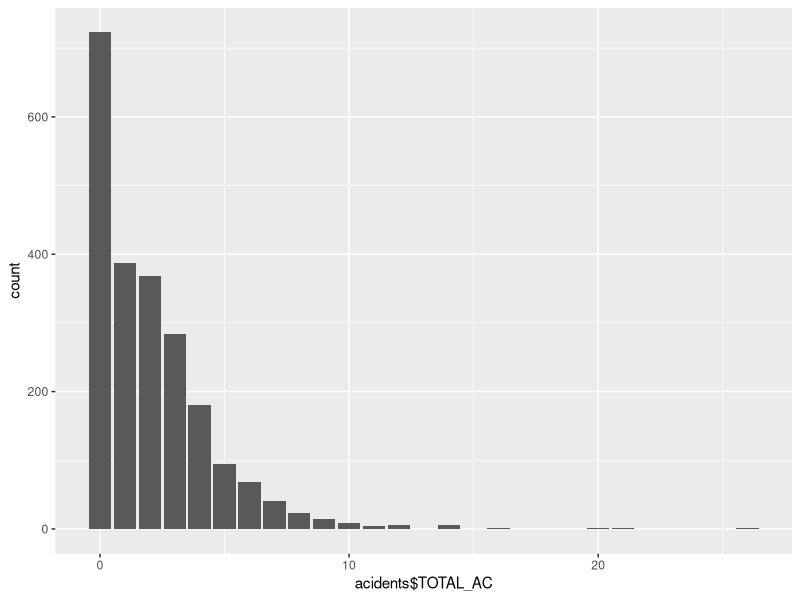
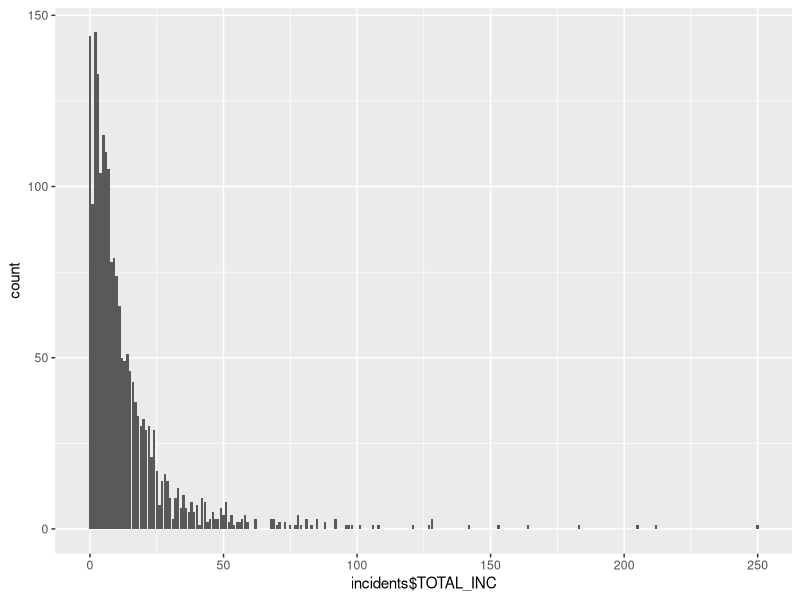
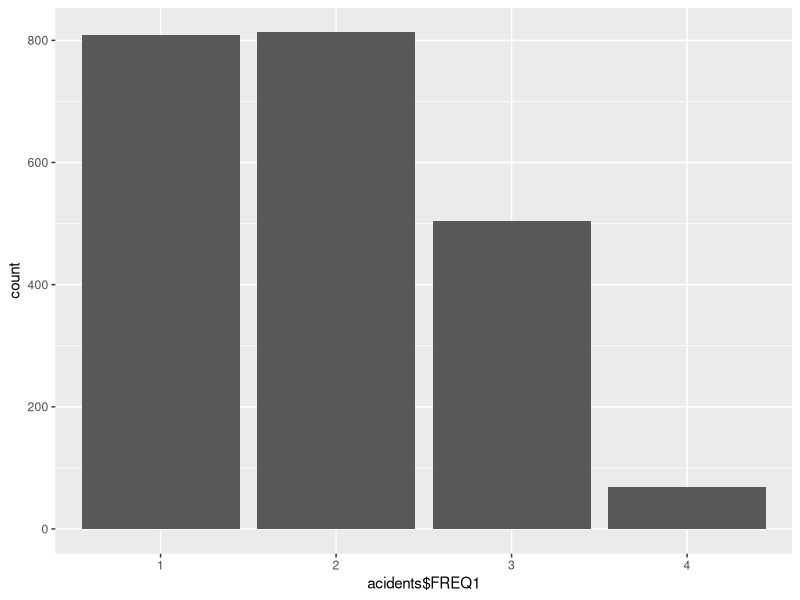
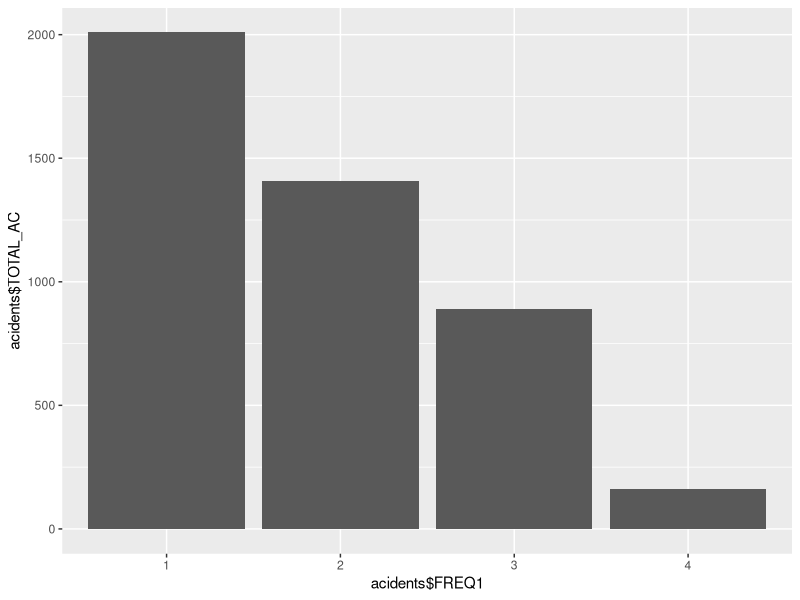
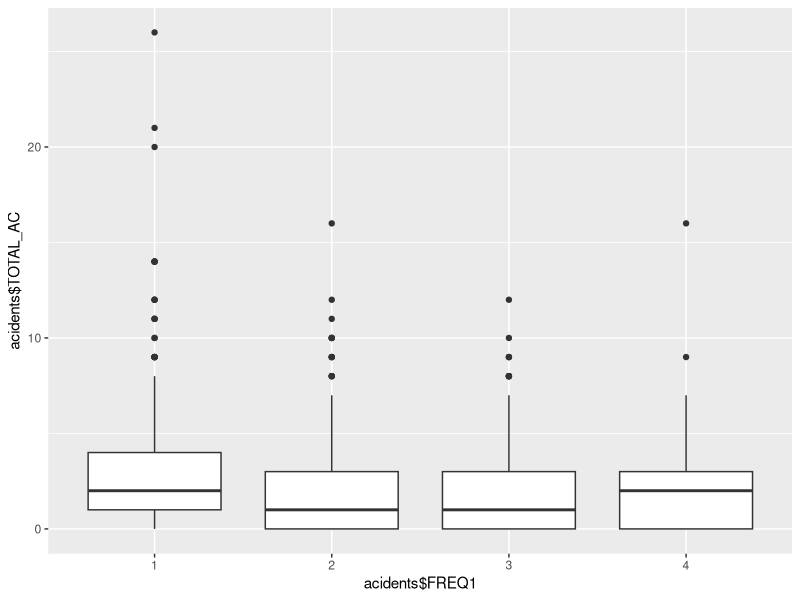
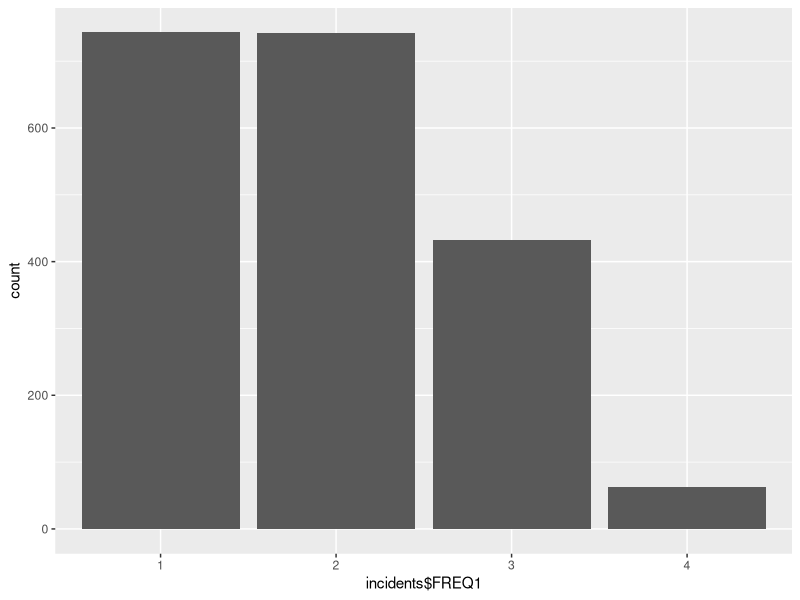
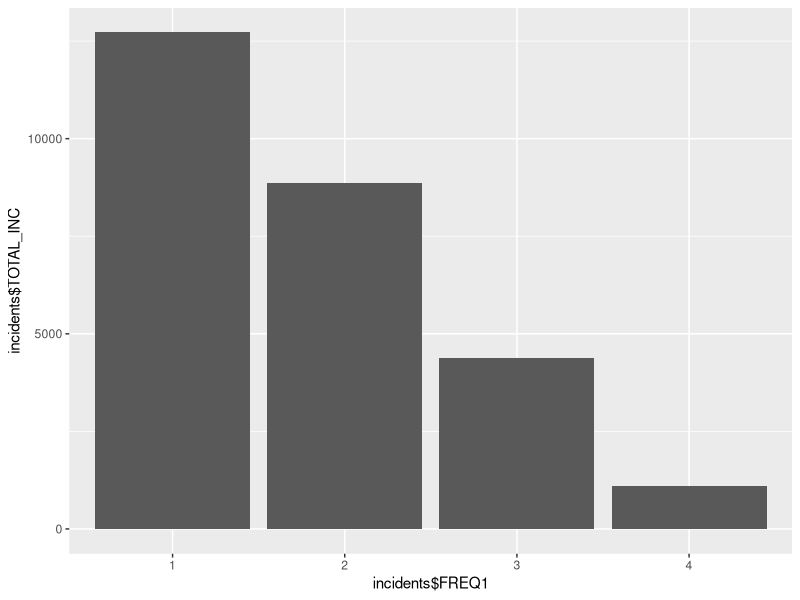
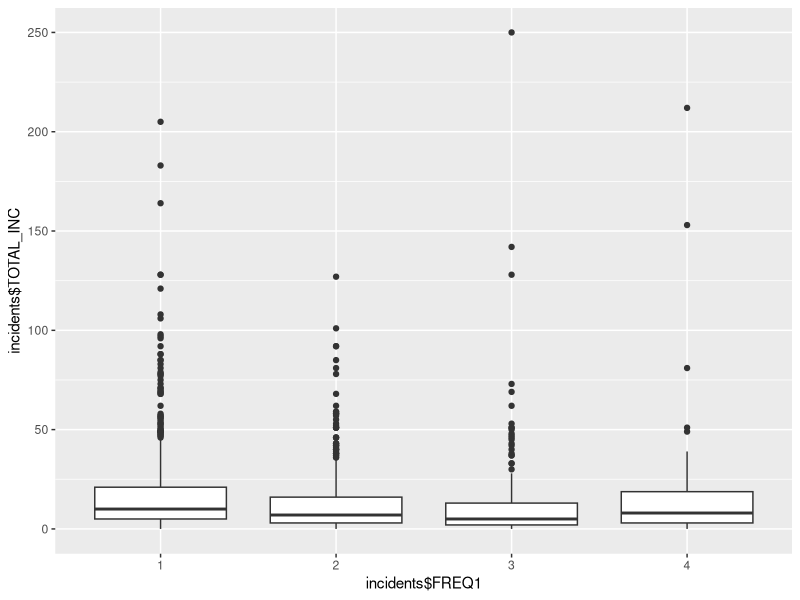

Source code (R) for these figures, in order:
library(tidyverse)

joined <- read.csv("prepared_data.csv", header = TRUE)
acidents  <- read.csv("BDD_ACCIDENTO_SUM_ACC.csv", header = TRUE)
incidents <- read.csv("BDD_INCIDENTO_SUM_INC.csv", header = TRUE)

#Transforming the missing values of the column TOTAL_AC, 
#corresponding to the people who did not have accidents, into 0
joined$TOTAL_AC[is.na(joined$TOTAL_AC)] <- 0
acidents$TOTAL_AC[is.na(acidents$TOTAL_AC)] <- 0


ggplot(acidents, mapping = aes(x=acidents$TOTAL_AC)) + geom_bar() #nb of people x nb of accidents 
  #Most people have never had an accident. Most of those who did had only 1 or 2 accidents.

ggplot(incidents, mapping = aes(x=incidents$TOTAL_INC)) + geom_bar() #nb of people x nb of incidents 

mean(acidents$TOTAL_AC) #2.051085
mean(incidents$TOTAL_INC) #13.70571


median(acidents$TOTAL_AC) #1
median(incidents$TOTAL_INC) #8

cor(joined$TOTAL_AC, joined$TOTAL_INC) # 0.04419411
  # The two variavles are not very correlated! This means that the number of incidents a person
  # has cannot predict the number of acidents they have!

# _________________ ANOVA FREQUENCY __________________________________________________________

#There is a problem with the structure of the file: some data is missplaced! We'll filter those instances out
acidents <- filter(acidents, acidents$FREQ1 < 5)

#Now we will tell R that the data is, in fact, categorical, and not an int
acidents$FREQ1 <- as.factor(acidents$FREQ1)
str(acidents$FREQ1)

# First we start by seeing how often the people use their motorcycles
ggplot(acidents, mapping = aes(x=acidents$FREQ1)) + geom_bar()
  # "We can see that the number of people that use it everyday is roughly the same as the number of people that use it 
  #   a couple of times a week"

#The total nulber of accidents by 
ggplot(acidents, mapping = aes(x=acidents$FREQ1, y=acidents$TOTAL_AC)) + geom_bar(stat="identity")
  # "When we look at the sum of all accidents, on the other hand, we can see that people that daily users are responsable 
  # for more accidents then those who use it sa couple of times a week"

#Boxplot of the frequency of utilisation x nb accidents
ggplot(acidents, mapping = aes(x=acidents$FREQ1, y=acidents$TOTAL_AC)) + geom_boxplot()
  # "By looking at the boxplot we observe that, all categories have about the same mean amount of accidents,
  # but the daily users category has some outliers that drag their average and total numbers up"

res.anova.f1.ac <- aov(TOTAL_AC ~ FREQ1, data = acidents)
summary(res.anova.f1.ac)
  # "By doind the ANOVA we find a p-value of 0.000974, which shows that there is a statistically significant
  #  relationship between the frequency of use and the number of accidents" But how much is it due to the outliers?

# For the incidents, we prepare the data as above
incidents <- filter(incidents, incidents$FREQ1 < 5)
incidents$FREQ1 <- as.factor(incidents$FREQ1)
str(acidents$FREQ1)

ggplot(incidents, mapping = aes(x=incidents$FREQ1)) + geom_bar()
ggplot(incidents, mapping = aes(x=incidents$FREQ1, y=incidents$TOTAL_INC)) + geom_bar(stat="identity")
ggplot(incidents, mapping = aes(x=incidents$FREQ1, y=incidents$TOTAL_INC)) + geom_boxplot()
  #We can see the same trends in the incident side

res.anova.f1.inc <- aov(TOTAL_INC ~ FREQ1, data = incidents)
summary(res.anova.f1.inc)

  #And the anova confirms, with a p-value of 1.34e-10, that the frequency of use also shares a relationship 
  #with the number of incidents

# _________________ ANOVA USAGE __________________________________________________________

# Same import error, same fix
incidents <- filter(incidents, incidents$USAGE1 < 4)
incidents$USAGE1 <- as.factor(incidents$USAGE1)
str(incidents$USAGE1)

ggplot(incidents, mapping = aes(x=incidents$USAGE1)) + geom_bar()
  #The number of people that use their motorcycles for leisure is slightly larger than 
  #those that use it to go to work while few people use it TO work

ggplot(incidents, mapping = aes(x=incidents$USAGE1, y=incidents$TOTAL_INC)) + geom_bar(stat="identity")
  #There are more accidents by those that go to work on their bikes than use it for leisure, 
  #in opposition to the previous finding

ggplot(incidents, mapping = aes(x=incidents$USAGE1, y=incidents$TOTAL_INC)) + geom_boxplot()
  #This graph indicates a higher average of incidnts for those who use their motorcycles professionaly.

res.anova.u1.inc <- aov(TOTAL_INC ~ USAGE1, data = incidents)
summary(res.anova.u1.inc)

acidents <- filter(acidents, acidents$USAGE1 < 4)
acidents$USAGE1 <- as.factor(acidents$USAGE1)
str(acidents$USAGE1)

ggplot(acidents, mapping = aes(x=acidents$USAGE1, y=acidents$TOTAL_AC)) + geom_bar(stat="identity")
  #Again we see those who use it to get to work with a higher number of accidents
ggplot(acidents, mapping = aes(x=acidents$USAGE1, y=acidents$TOTAL_AC)) + geom_boxplot()
  #But on average they have the same number...

res.anova.u1.ac <- aov(TOTAL_AC ~ USAGE1, data = acidents)
summary(res.anova.u1.ac)
  #The usage is also an important factor for accidents, with a p-value of 1.35e-05 ***


# _________________ NBKM1 Correlation __________________________________________________________

ggplot(incidents, mapping = aes(x=incidents$NBKM1, y=incidents$TOTAL_INC)) + geom_point()

ggplot(acidents, mapping = aes(x=acidents$NBKM1, y=acidents$TOTAL_AC)) + geom_point()

cor(incidents$NBKM1,incidents$TOTAL_INC) #0.08422457
cor(acidents$NBKM1,acidents$TOTAL_AC) #0.1371557
  #Both have weak positive correlations. 


# __________________ CYLINDRE1 Correlation ______________________________________________________

#R imported the variable as a factor - change it to numeric
incidents$CYLINDREE1 <-as.numeric(as.character(incidents$CYLINDREE1))
str(incidents$CYLINDREE1)
incidents$CYLINDREE1[is.na(incidents$CYLINDREE1)] <- 0

acidents$CYLINDREE1 <-as.numeric(as.character(acidents$CYLINDREE1))
str(acidents$CYLINDREE1)
incidents$CYLINDREE1[is.na(incidents$CYLINDREE1)] <- 0

#Nb of incidents x CC of the motorcycle
ggplot(incidents, mapping = aes(x=incidents$CYLINDREE1, y=incidents$TOTAL_INC)) + geom_point()

#Nb of accidents x CC of the motorcycle
ggplot(acidents, mapping = aes(x=acidents$CYLINDREE1, y=acidents$TOTAL_AC)) + geom_point()


cor(incidents$CYLINDREE1,incidents$TOTAL_INC) # -0.06999536
  #Very weak negative correlation!

cor(acidents$CYLINDREE1,acidents$TOTAL_AC) #0.08871506
  #Very weak positive correlation

# __________________ SEMAINE ____________________________________________________________

# Same import error, same fix
incidents$SEMAINE <- as.factor(incidents$SEMAINE)
str(incidents$SEMAINE)

respAprofInc <- filter(incidents, is.na(incidents$SEMAINE) == FALSE)
str(respAprofInc)

#Number of incidents by week/ weekend / holiday. Here each entry corresponds to a single incident
ggplot(respAprofInc, mapping = aes(x=respAprofInc$SEMAINE)) + geom_bar()
  #Most incidents happen on a weekday


acidents$SEMAINE <- as.factor(acidents$SEMAINE)
str(incidents$SEMAINE)

respAprofAc <- filter(acidents, is.na(acidents$SEMAINE) == FALSE)
#Number of acidents by week/ weekend / holiday. Here each entry corresponds to a single incident
ggplot(respAprofAc, mapping = aes(x=respAprofAc$SEMAINE)) + geom_bar()
  #Most incidents happen on a weekday => Very statistically likely i guess

#I does not make sense to do an ANOVA with these factors since they are specific to one event that  
#a person chose to tell us, it is not necessarily related to how many accidents that person had.

# __________________ MOMENT_JOURNE ____________________________________________________________ 

respAprofInc$MOMENT_JOURNEE<- as.factor(respAprofInc$MOMENT_JOURNEE)
str(respAprofInc$MOMENT_JOURNEE)

#Number of incidents by time of the day. Here each entry corresponds to a single incident
ggplot(respAprofInc, mapping = aes(x=respAprofInc$MOMENT_JOURNEE)) + geom_bar()
  #Most incidents happen during the day

respAprofAc$MOMENTJOURNEE<- as.factor(respAprofAc$MOMENTJOURNEE)

#Number of acidents by time of the day. Here each entry corresponds to a single incident
ggplot(respAprofAc, mapping = aes(x=respAprofAc$MOMENTJOURNEE)) + geom_bar()


# __________________ TEMPS ____________________________________________________________

respAprofInc$TEMPS <- as.factor(respAprofInc$TEMPS)
str(respAprofInc$TEMPS)

#Number of incidents by the weather condition. Here each entry corresponds to a single incident
ggplot(respAprofInc, mapping = aes(x=respAprofInc$TEMPS)) + geom_bar()
  #Most incidents happen during dry weather

respAprofAc$TEMPS<- as.factor(respAprofAc$TEMPS)
str(respAprofAc$TEMPS)

#Number of accidents by the weather condition. Here each entry corresponds to a single accident
ggplot(respAprofAc, mapping = aes(x=respAprofAc$TEMPS)) + geom_bar()
  #More accidents with wet/ weather. Events that happen during these conditions are more likely to become accidents?

# __________________ TRAFIC ____________________________________________________________

respAprofInc  <- respAprofInc %>% filter(respAprofInc$TRAFIC %in% c(1,2,3,4)  ) %>% droplevels() 
str(respAprofInc$TRAFIC)

#Number of incidents by the traffic condition. Here each entry corresponds to a single incident
ggplot(respAprofInc, mapping = aes(x=respAprofInc$TRAFIC)) + geom_bar()
  #Most incidents happen with very fluid/ fluid

respAprofAc  <- respAprofAc %>% filter(TRAFIC %in% c(1,2,3,4)  ) %>% droplevels() 
str(respAprofAc$TRAFIC)

#Number of accidents by the traffic condition. Here each entry corresponds to a single accident
ggplot(respAprofAc, mapping = aes(x=respAprofAc$TRAFIC)) + geom_bar()
  #A greater proportion of accidents happen with slower traffic

# __________________ TRAJET ____________________________________________________________
respAprofInc$TRAJET<- as.factor(respAprofInc$TRAJET)
str(respAprofInc$TRAJET)

#Number of incidents by how habitual the path taken was. Here each entry corresponds to a single incident
ggplot(respAprofInc, mapping = aes(x=respAprofInc$TRAJET)) + geom_bar()

respAprofAc <- filter(respAprofAc, TRAJET %in% c(1,2,3))
respAprofAc$TRAJET <- as.factor(respAprofAc$TRAJET)
str(respAprofAc$TRAJET)

#Number of incidents by how habitual the path taken was. Here each entry corresponds to a single incident
ggplot(respAprofAc, mapping = aes(x=respAprofAc$TRAJET)) + geom_bar()

# __________________ TypeRoute ____________________________________________________________

respAprofInc <- respAprofInc %>% filter(as.integer(TYPE_ROUTE) < 7  ) %>% droplevels() 
str(respAprofInc$TYPE_ROUTE)

#Number of incidents by the type of road. Here each entry corresponds to a single incident
ggplot(respAprofInc, mapping = aes(x=respAprofInc$TYPE_ROUTE)) + geom_bar()

respAprofAc<- respAprofAc %>% filter(as.integer(TYPEROUTE) < 7  ) %>% droplevels() 
str(respAprofAc$TYPEROUTE)

#Number of incidents by the type of road. Here each entry corresponds to a single incident
ggplot(respAprofAc, mapping = aes(x=respAprofAc$TYPEROUTE)) + geom_bar()
  #Accidents occur more in cities


# __________________ Vitesse ____________________________________________________________

#Nb of incidents x speed
ggplot(respAprofInc, mapping = aes(x=VITESSE)) + geom_area(stat = "bin")
mean(respAprofInc$VITESSE) #64.3739
median(respAprofInc$VITESSE) #60

#Nb of acncidents x speed
ggplot(respAprofAc, mapping = aes(x=VITESSE)) +  geom_area(stat = "bin")
mean(respAprofAc$VITESSE) #47.25942
median(respAprofAc$VITESSE) #45

  #QUE??




